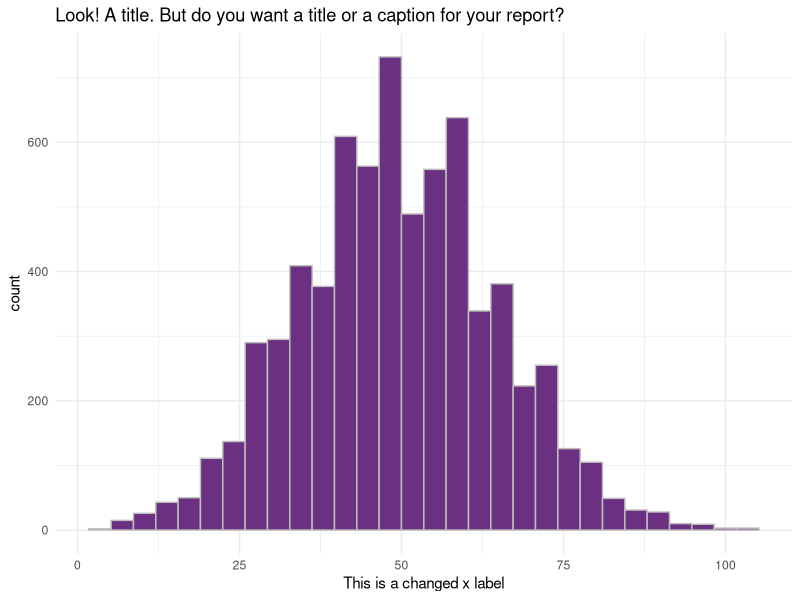

Reproduce this figure in R.
## ---- chunk 1
library(tidyverse)
# this should supress all code and messages
knitr::opts_chunk$set(include=FALSE)
## ---- chunk 2
# This chunk provides an example of some things you can do with RMarkdown to make your report creation process easier

# read in the data
black_saber_current_employees <- read_csv("data/black-saber-current-employees.csv")

# create a visualisation
my_plot <- black_saber_current_employees %>% 
  ggplot(aes(x = productivity)) +
  geom_histogram(colour = "grey", fill = "#6C3082") +
  theme_minimal() +
  labs(title = "Look! A title. But do you want a title or a caption for your report?", x = "This is a changed x label")

# save your plot in your images folder, you can specify the height and width, too
# saving this means you can add the image to your exectuve summary without having to run or rerun the code, if you wish
ggsave("images/example.png", width = 7, height = 4)

# norice how the image is included with the ![](file/path.png) below
## ---- chunk 3
library(tidyverse)
library(lme4)
